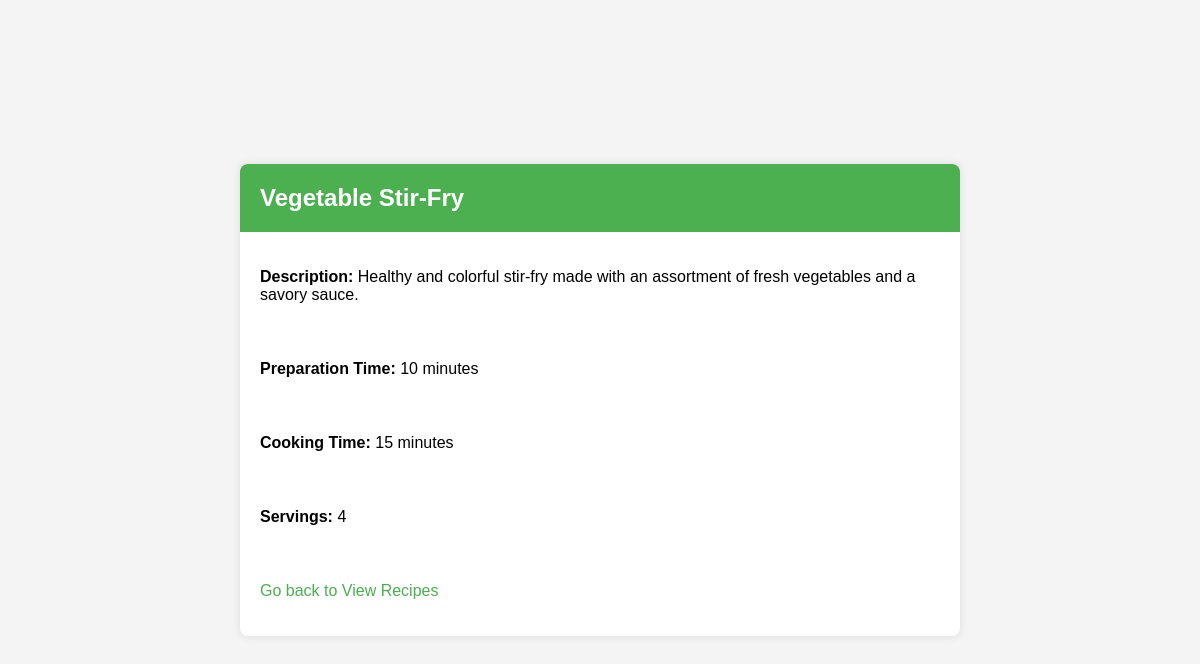
The page /recipe_details.php?id=3 on the database its author committed.
### tables this page shows
CREATE TABLE `recipes` (
  `recipe_id` int(11) NOT NULL,
  `title` varchar(255) NOT NULL,
  `description` text DEFAULT NULL,
  `preparation_time` int(11) DEFAULT NULL,
  `cooking_time` int(11) DEFAULT NULL,
  `servings` int(11) DEFAULT NULL,
  `created_at` timestamp NOT NULL DEFAULT current_timestamp(),
  `is_featured` tinyint(1) DEFAULT 0
);

### recipe_details.php (the view, shortened to what this page needs)
<!DOCTYPE html>
<html lang="en">
<head>
</head>
<body>
<div class="container">
    <?php
    include 'db_conn.php';
    if (isset($_GET['id'])) {
        $recipeId = $_GET['id'];
        $sql = "SELECT * FROM recipes WHERE recipe_id = $recipeId";
        $result = $conn->query($sql);
        if ($result->num_rows > 0) {
            $row = $result->fetch_assoc();
            echo "<h2>{$row['title']}</h2>";
            echo "<p><strong>Description:</strong> {$row['description']}</p>";
            echo "<p><strong>Preparation Time:</strong> {$row['preparation_time']} minutes</p>";
            echo "<p><strong>Cooking Time:</strong> {$row['cooking_time']} minutes</p>";
            echo "<p><strong>Servings:</strong> {$row['servings']}</p>";
        } else {
            echo "Recipe not found.";
        }
    } else {
        echo "Invalid recipe ID.";
    }
    ?>
    <p><a href="view_recipes.php">Go back to View Recipes</a></p>
</div>
</body>
</html>

### recipe_details.php (style rules this page uses)
body { font-family: 'Arial', sans-serif; background-color: #f4f4f4; margin: 0; padding: 0; display: flex; justify-content: center; align-items: center; height: 100vh; }
.container { width: 60%; max-width: 800px; margin: 20px; background-color: #fff; border-radius: 8px; box-shadow: 0 0 10px rgba(0, 0, 0, 0.1); overflow: hidden; }
h2 { background-color: #4caf50; color: white; padding: 20px; margin: 0; }
p { padding: 20px; }
a { text-decoration: none; color: #4caf50; }

### rows shown on the page
recipes: title "Vegetable Stir-Fry", description "Healthy and colorful stir-fry made with an assortment of fresh vegetables and a savory sauce.", preparation_time "10", cooking_time "15", servings "4"
